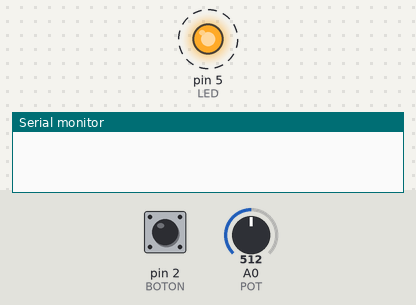
This sketch was run on a simulated Arduino Uno, built with avr-gcc and run on an emulated ATmega328P. Shown: output pins drawn as LEDs (lit = HIGH), the last lines printed to the serial monitor. Dashed ring = blinking. Inputs (shaded band) come from the test bench; at power-on: A0 (POT) = 512, pin 2 (BOTON) LOW.

Above: at 1.04 s.
1.3 s: A0 (POT) set to 245
At 1.75 s:
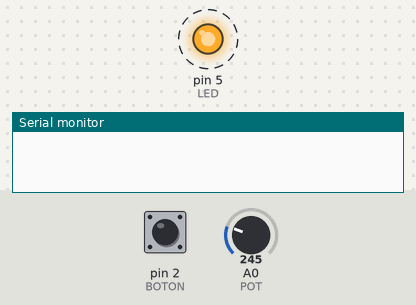
4.3 s: pin 2 (BOTON) pulled HIGH for 0.15 s
At 5.2 s:
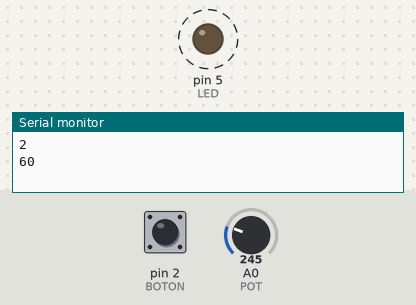
7.3 s: A0 (POT) set to 765
At 7.69 s:
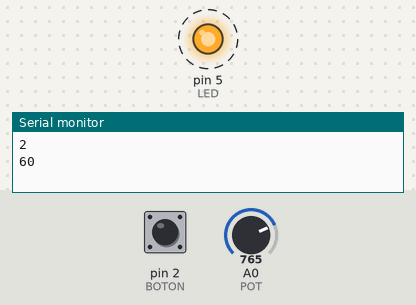
10.3 s: pin 2 (BOTON) pulled HIGH for 1 s
At 11.05 s:
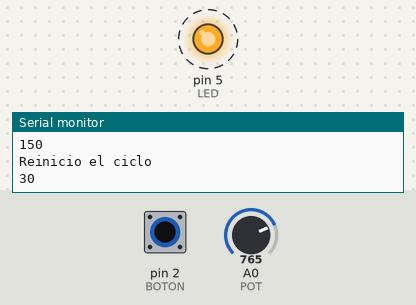
Timing chart, 0 to 14.3 s (numbered marks = the images above; inputs shaded):
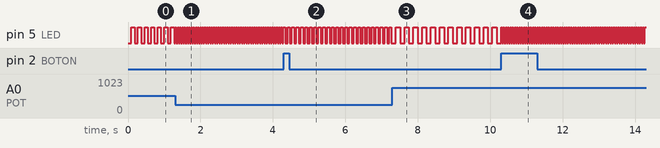

The sketch:

Modulo_1.ino
```cpp
const int LED =5;
const int BOTON = 2;
int POT = A0;
//_____________________________________________________________________________
int estadoBoton = 0; // almacena el estado del boton
int estadoAnteriorBoton = 0; // Almacena el antiguo estado de boton
const int tiempoAntirebote=2;
int cuenta=0;

int estadoLed;  //Estado del led (encendido o apagado)
int periodo = 30;  // tiempo que esta el LED en alto y bajo
unsigned long tiempoAnterior = 0;  //Ttiempo de referencia para comparar
//_____________________________________________________________________________
int valorPot;
int estadoAnteriorPot=0;
//_____________________________________________________________________________

void setup() {
  pinMode(LED, OUTPUT);
  pinMode(BOTON, INPUT);
  Serial.begin(9600);
}

 boolean antirebote(int pin){
    int contador=0;
    boolean estado;
    boolean estadoAnterior;

  do{
    estado=digitalRead(pin);
    if(estado != estadoAnterior){   //comparamos el estado actual con el anterior
      contador=0;
      estadoAnterior = estado;
    }
    else{
      contador=contador+1;
    }
    delay(1);
  }while(contador<tiempoAntirebote);

  return estado;
 }

void loop()
{
  //Serial.println(periodo);
  valorPot = analogRead(POT);
  estadoBoton= digitalRead(BOTON);

  if(millis()>tiempoAnterior+periodo){  //si ha transcurrido el periodo programado
    estadoLed=!estadoLed;  //cambia el estado del led cada 100ms
    digitalWrite(5,estadoLed);  //actualiza el estado del led
    tiempoAnterior=millis();  //guarda el tiempo actual como referencia
  }
  if(estadoBoton != estadoAnteriorBoton){
    if(antirebote(BOTON)){
      cuenta++;
      periodo= periodo+30;
      Serial.println(cuenta);
      Serial.println(periodo);
      if(cuenta>4){
        cuenta=0;
        periodo=30;
     Serial.println("Reinicio el ciclo");
        Serial.println(periodo);
      }
    }
  }

  estadoAnteriorBoton=estadoBoton;

  if(valorPot != estadoAnteriorPot){
    if(valorPot<255){
      periodo=30;
      cuenta=1;
    }
    else if(valorPot>=255 && valorPot<500){
      periodo=60;
      cuenta=2;
    }
    else if(valorPot>=500 && valorPot<755){
      periodo=90;
      cuenta=3;
    }
    else if(valorPot>=755 && valorPot<1023){
      periodo=120;
      cuenta=4;
    }
  }
  estadoAnteriorPot= valorPot;

}
```

Measured:
- after the input at 1.3 s, pin 5 (LED): alternates HIGH for 0.03 s and LOW for 0.03 s, starting at once
- after the input at 4.3 s, pin 5 (LED): alternates HIGH for 0.06 s and LOW for 0.06 s, starting after 0.10 s
- after the input at 7.3 s, pin 5 (LED): alternates HIGH for 0.12 s and LOW for 0.12 s, starting after 0.09 s
- after the input at 10.3 s, pin 5 (LED): alternates HIGH for 0.03 s and LOW for 0.03 s, starting at once
- by itself, pin 5 (LED): alternates HIGH for 0.09 s and LOW for 0.09 s
